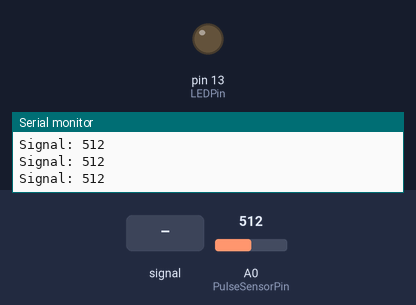
Bench run of a sketch on a simulated Arduino Uno, built with avr-gcc and run on an emulated ATmega328P. On the bench: output pins drawn as LEDs (lit = HIGH), the last lines printed to the serial monitor. Dashed ring = blinking. The test bench sets the inputs (shaded band); at power-on: A0 (PulseSensorPin) = 512.

Above: at 1.2 s.
1.3 s: A0 (PulseSensorPin) fed a 200 Hz sine of ±81 counts around its level
At 1.6 s:
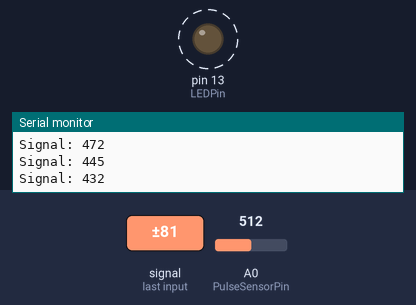
4.3 s: A0 (PulseSensorPin) set to 716
5.8 s: A0 (PulseSensorPin) set to 594
7.3 s: A0 (PulseSensorPin) set to 573
At 8.5 s:
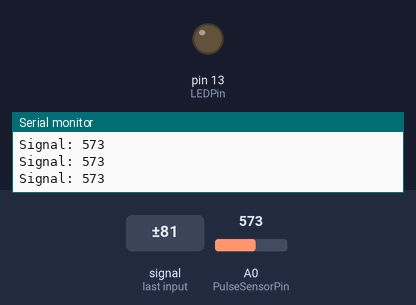
8.8 s: A0 (PulseSensorPin) set to 590
At 9.9 s:
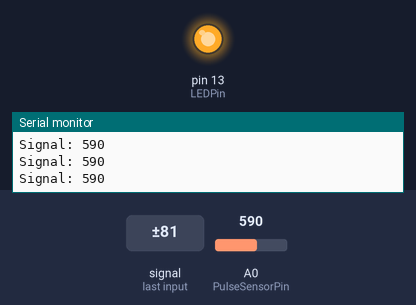
Timing chart, 0 to 11.3 s (numbered marks = the images above; inputs shaded):
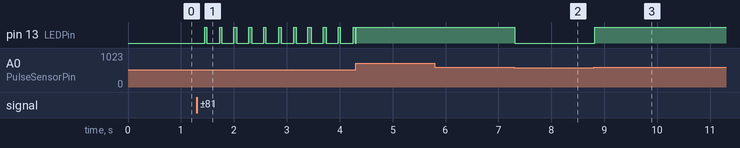

The sketch:

08.PulseSensor.ino
```cpp
// Pin Definitions
const int PulseSensorPin = A0;
const int LEDPin = LED_BUILTIN;

// Variables to store the sensor data and threshold
// to detect a heartbeat (adjust based on your setup)
int Signal = 0;
const int Threshold = 580;

void setup() {
  pinMode(LEDPin, OUTPUT);
  Serial.begin(115200);
}

void loop() {
  // Read the raw signal from the Pulse Sensor
  Signal = analogRead(PulseSensorPin);

  // Print the signal value to the Serial Plotter for visualization
  Serial.println("Signal: " + String(Signal));

  // Check if the signal is above the threshold
  if (Signal > Threshold) {
    digitalWrite(LEDPin, HIGH); // Turn on the LED if a heartbeat is detected
  } else {
    digitalWrite(LEDPin, LOW);  // Turn off the LED otherwise
  }

  // Add a small delay to stabilize readings (20ms = 50Hz sampling rate)
  delay(20);
}
```

Measured:
- after the input at 1.3 s, pin 13 (LEDPin): alternates HIGH for 0.04 s and LOW for 0.22 s, starting after 0.15 s
- after the input at 7.3 s, pin 13 (LEDPin): HIGH → LOW at once
- after the input at 8.8 s, pin 13 (LEDPin): LOW → HIGH at once
